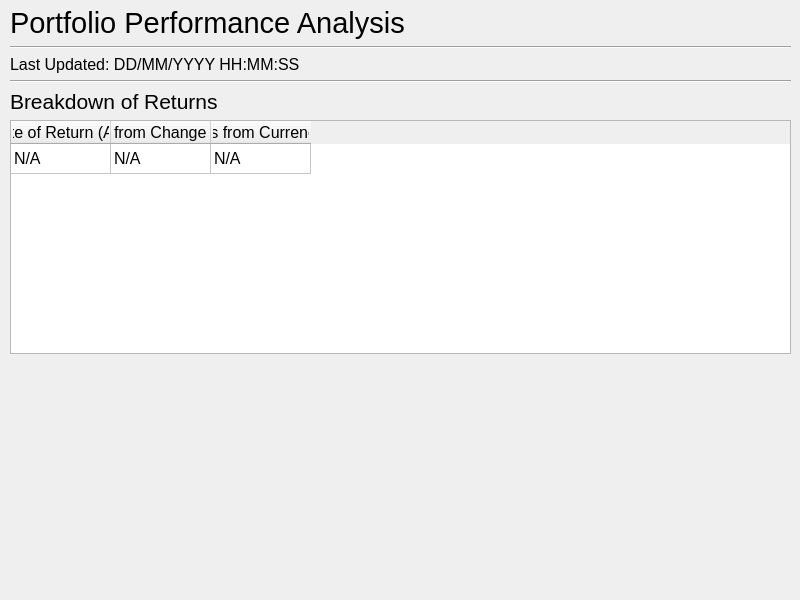
<?xml version="1.0" encoding="UTF-8"?>
<ui version="4.0">
 <class>dialog_portfolio_perf</class>
 <widget class="QDialog" name="dialog_portfolio_perf">
  <property name="geometry">
   <rect>
    <x>0</x>
    <y>0</y>
    <width>800</width>
    <height>600</height>
   </rect>
  </property>
  <property name="font">
   <font>
    <pointsize>12</pointsize>
   </font>
  </property>
  <property name="windowTitle">
   <string>Trading Portfolio Tracker – Portfolio Performance Analysis</string>
  </property>
  <widget class="QWidget" name="verticalLayoutWidget">
   <property name="geometry">
    <rect>
     <x>10</x>
     <y>6</y>
     <width>781</width>
     <height>581</height>
    </rect>
   </property>
   <layout class="QVBoxLayout" name="vert_layout_dialog">
    <item>
     <widget class="QLabel" name="lbl_portfolio_perf">
      <property name="font">
       <font>
        <pointsize>22</pointsize>
       </font>
      </property>
      <property name="text">
       <string>Portfolio Performance Analysis</string>
      </property>
     </widget>
    </item>
    <item>
     <widget class="Line" name="hori_line_portfolio_perf">
      <property name="orientation">
       <enum>Qt::Horizontal</enum>
      </property>
     </widget>
    </item>
    <item>
     <widget class="QLabel" name="lbl_last_updated">
      <property name="text">
       <string>Last Updated: DD/MM/YYYY HH:MM:SS</string>
      </property>
     </widget>
    </item>
    <item>
     <widget class="Line" name="hori_line_last_updated">
      <property name="orientation">
       <enum>Qt::Horizontal</enum>
      </property>
     </widget>
    </item>
    <item>
     <widget class="QLabel" name="lbl_returns_breakdown">
      <property name="font">
       <font>
        <pointsize>16</pointsize>
       </font>
      </property>
      <property name="text">
       <string>Breakdown of Returns</string>
      </property>
     </widget>
    </item>
    <item>
     <widget class="QTableWidget" name="table_widget_returns_breakdown">
      <property name="showGrid">
       <bool>true</bool>
      </property>
      <property name="cornerButtonEnabled">
       <bool>false</bool>
      </property>
      <attribute name="verticalHeaderVisible">
       <bool>false</bool>
      </attribute>
      <row>
       <property name="text">
        <string>Values</string>
       </property>
      </row>
      <column>
       <property name="text">
        <string>Total Rate of Return (Absolute)</string>
       </property>
      </column>
      <column>
       <property name="text">
        <string>Returns from Change of Value</string>
       </property>
      </column>
      <column>
       <property name="text">
        <string>Returns from Currency Risk</string>
       </property>
      </column>
      <item row="0" column="0">
       <property name="text">
        <string>N/A</string>
       </property>
      </item>
      <item row="0" column="1">
       <property name="text">
        <string>N/A</string>
       </property>
      </item>
      <item row="0" column="2">
       <property name="text">
        <string>N/A</string>
       </property>
      </item>
     </widget>
    </item>
    <item>
     <spacer name="vert_spacer_dialog">
      <property name="orientation">
       <enum>Qt::Vertical</enum>
      </property>
      <property name="sizeHint" stdset="0">
       <size>
        <width>20</width>
        <height>40</height>
       </size>
      </property>
     </spacer>
    </item>
   </layout>
  </widget>
 </widget>
 <resources/>
 <connections/>
</ui>
